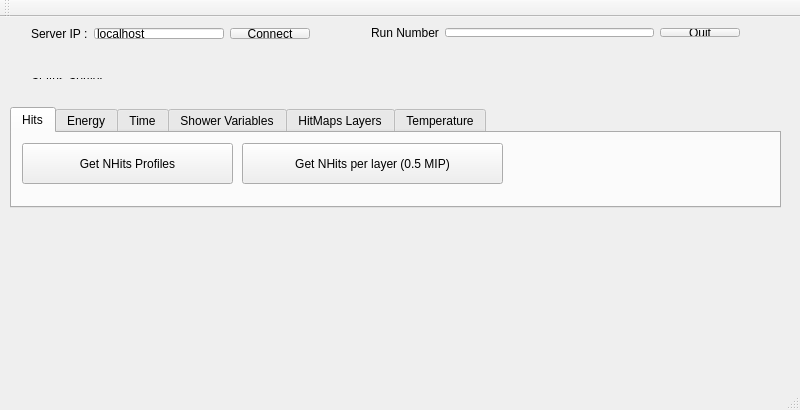
<?xml version="1.0" encoding="UTF-8"?>
<ui version="4.0">
 <class>GUIClient</class>
 <widget class="QMainWindow" name="GUIClient">
  <property name="geometry">
   <rect>
    <x>0</x>
    <y>0</y>
    <width>800</width>
    <height>410</height>
   </rect>
  </property>
  <property name="sizePolicy">
   <sizepolicy hsizetype="Fixed" vsizetype="Fixed">
    <horstretch>0</horstretch>
    <verstretch>0</verstretch>
   </sizepolicy>
  </property>
  <property name="minimumSize">
   <size>
    <width>800</width>
    <height>410</height>
   </size>
  </property>
  <property name="maximumSize">
   <size>
    <width>1375</width>
    <height>410</height>
   </size>
  </property>
  <property name="windowTitle">
   <string>GUIClient</string>
  </property>
  <widget class="QWidget" name="centralWidget">
   <widget class="QTabWidget" name="TabWidget">
    <property name="geometry">
     <rect>
      <x>10</x>
      <y>90</y>
      <width>771</width>
      <height>101</height>
     </rect>
    </property>
    <property name="currentIndex">
     <number>0</number>
    </property>
    <!--widget class="QWidget" name="T0_Tab">
     <attribute name="title">
      <string>T0_Correlation</string>
     </attribute>
     <widget class="QWidget" name="layoutWidget1">
      <property name="geometry">
       <rect>
        <x>10</x>
        <y>0</y>
        <width>621</width>
        <height>61</height>
       </rect>
      </property>
      <layout class="QHBoxLayout" name="T0_layout">
       <item>
        <widget class="QPushButton" name="GetT0_Correlation">
         <property name="text">
          <string>Get T0 Correlation</string>
         </property>
        </widget>
       </item>
       <item>
        <widget class="QPushButton" name="GetT0s_Difference">
         <property name="text">
          <string>Get T0 Difference</string>
         </property>
        </widget>
       </item>
       <item>
        <widget class="QPushButton" name="GetT0s_Sum">
         <property name="text">
          <string>Get T0 Sum</string>
         </property>
        </widget>
       </item>
      </layout>
     </widget>
    </widget-->
    <widget class="QWidget" name="Hist_Tab">
     <attribute name="title">
      <string>Hits</string>
     </attribute>
     <widget class="QPushButton" name="GetHits">
      <property name="geometry">
       <rect>
        <x>10</x>
        <y>10</y>
        <width>211</width>
        <height>41</height>
       </rect>
      </property>
      <property name="text">
       <string>Get NHits Profiles</string>
      </property>
     </widget>
     <widget class="QPushButton" name="GetHits_perLayer">
      <property name="geometry">
       <rect>
        <x>230</x>
        <y>10</y>
        <width>261</width>
        <height>41</height>
       </rect>
      </property>
      <property name="text">
       <string>Get NHits per layer (0.5 MIP)</string>
      </property>
     </widget>
    </widget>
    <widget class="QWidget" name="EnergySum_Tab">
     <attribute name="title">
      <string>Energy</string>
     </attribute>
     <widget class="QPushButton" name="GetEnergySum">
      <property name="geometry">
       <rect>
        <x>30</x>
        <y>10</y>
        <width>181</width>
        <height>41</height>
       </rect>
      </property>
      <property name="text">
       <string>Get Energy Sum</string>
      </property>
     </widget>
     <!--widget class="QPushButton" name="GetEnergyPerLayer">
      <property name="geometry">
       <rect>
        <x>230</x>
        <y>10</y>
        <width>181</width>
        <height>41</height>
       </rect>
      </property>
      <property name="text">
       <string>Get Energy Per Layer</string>
      </property>
     </widget-->
     <widget class="QPushButton" name="GetEnergyPerChannel">
      <property name="geometry">
       <rect>
        <x>230</x>
        <y>10</y>
        <width>181</width>
        <height>41</height>
       </rect>
      </property>
      <property name="text">
       <string>Get Energy Per Channel</string>
      </property>
     </widget>
    <widget class="QPushButton" name="GetRMSPerChannel">
      <property name="geometry">
       <rect>
        <x>430</x>
        <y>10</y>
        <width>181</width>
        <height>41</height>
       </rect>
      </property>
      <property name="text">
       <string>Get RMS Per Channel</string>
      </property>
     </widget>
    </widget>
    <widget class="QWidget" name="HitTime_Tab">
     <attribute name="title">
      <string>Time</string>
     </attribute>
     <widget class="QPushButton" name="GetHitTime">
      <property name="geometry">
       <rect>
        <x>30</x>
        <y>10</y>
        <width>171</width>
        <height>39</height>
       </rect>
      </property>
      <property name="text">
       <string>Get Hit Time</string>
      </property>
     </widget>
    </widget>
    <widget class="QWidget" name="Shower_Tab">
     <attribute name="title">
      <string>Shower Variables</string>
     </attribute>
     <widget class="QWidget" name="layoutWidget2">
      <property name="geometry">
       <rect>
        <x>20</x>
        <y>0</y>
        <width>409</width>
        <height>61</height>
       </rect>
      </property>
      <layout class="QHBoxLayout" name="horizontalLayout">
       <item>
        <widget class="QPushButton" name="GetShower">
         <property name="text">
          <string>Get Shower Variables</string>
         </property>
         <property name="autoDefault">
          <bool>false</bool>
         </property>
         <property name="default">
          <bool>false</bool>
         </property>
         <property name="flat">
          <bool>false</bool>
         </property>
        </widget>
       </item>
       <item>
        <widget class="QPushButton" name="GetShower_others">
         <property name="enabled">
          <bool>false</bool>
         </property>
         <property name="text">
          <string>More plots</string>
         </property>
         <property name="autoDefault">
          <bool>false</bool>
         </property>
         <property name="default">
          <bool>false</bool>
         </property>
         <property name="flat">
          <bool>false</bool>
         </property>
        </widget>
       </item>
      </layout>
     </widget>
    </widget>
    <widget class="QWidget" name="HitMapTab">
     <attribute name="title">
      <string>HitMaps Layers</string>
     </attribute>
     <widget class="QPushButton" name="GetHitMap">
      <property name="geometry">
       <rect>
        <x>20</x>
        <y>10</y>
        <width>161</width>
        <height>41</height>
       </rect>
      </property>
      <property name="text">
       <string>Get HitMaps</string>
      </property>
      <property name="checkable">
       <bool>false</bool>
      </property>
     </widget>
     <widget class="QPushButton" name="GetHitMap_log">
      <property name="geometry">
       <rect>
        <x>220</x>
        <y>10</y>
        <width>161</width>
        <height>41</height>
       </rect>
      </property>
      <property name="text">
       <string>Get HitMaps_log</string>
      </property>
      <property name="checkable">
       <bool>false</bool>
      </property>
     </widget>
     <widget class="QPushButton" name="GetHitMap_Energy">
      <property name="geometry">
       <rect>
        <x>420</x>
        <y>10</y>
        <width>161</width>
        <height>41</height>
       </rect>
      </property>
      <property name="text">
       <string>Get HitMaps_Energy</string>
      </property>
      <property name="checkable">
       <bool>false</bool>
      </property>
     </widget>
    </widget>
    <widget class="QWidget" name="TempTab">
     <attribute name="title">
      <string>Temperature</string>
     </attribute>
     <widget class="QPushButton" name="GetTemp">
      <property name="geometry">
       <rect>
        <x>20</x>
        <y>10</y>
        <width>231</width>
        <height>41</height>
       </rect>
      </property>
      <property name="text">
       <string>Get Temperature Histo</string>
      </property>
     </widget>
    </widget>
   </widget>
   <widget class="QWidget" name="layoutWidget3">
    <property name="geometry">
     <rect>
      <x>20</x>
      <y>50</y>
      <width>351</width>
      <height>23</height>
     </rect>
    </property>
    <layout class="QHBoxLayout" name="LayoutStatusServer">
     <item>
      <widget class="QLabel" name="Label_status">
       <property name="text">
        <string>Status Server :</string>
       </property>
      </widget>
     </item>
     <item>
      <widget class="QLabel" name="Show_status">
       <property name="autoFillBackground">
        <bool>true</bool>
       </property>
       <property name="text">
        <string/>
       </property>
      </widget>
     </item>
    </layout>
   </widget>
   <widget class="QWidget" name="layoutWidget4">
    <property name="geometry">
     <rect>
      <x>20</x>
      <y>0</y>
      <width>301</width>
      <height>33</height>
     </rect>
    </property>
    <layout class="QHBoxLayout" name="ServerIPLayout">
     <item>
      <widget class="QLabel" name="label_server">
       <property name="text">
        <string>Server IP :</string>
       </property>
      </widget>
     </item>
     <item>
      <widget class="QLineEdit" name="Line_IP">
       <property name="text">
        <string>localhost</string>
       </property>
      </widget>
     </item>
     <item>
      <widget class="QPushButton" name="Connect">
       <property name="text">
        <string>Connect</string>
       </property>
      </widget>
     </item>
    </layout>
   </widget>
   <widget class="Logger" name="LoggerWid" native="true">
    <property name="geometry">
     <rect>
      <x>10</x>
      <y>200</y>
      <width>771</width>
      <height>151</height>
     </rect>
    </property>
   </widget>
   <widget class="QWidget" name="layoutWidget5">
    <property name="geometry">
     <rect>
      <x>360</x>
      <y>0</y>
      <width>391</width>
      <height>31</height>
     </rect>
    </property>
    <layout class="QHBoxLayout" name="RunNumbe_layout">
     <item>
      <layout class="QHBoxLayout" name="RunLayout">
       <item>
        <widget class="QLabel" name="Run_Label">
         <property name="text">
          <string>Run Number</string>
         </property>
        </widget>
       </item>
       <item>
        <widget class="QLineEdit" name="RunNumber">
         <property name="readOnly">
          <bool>false</bool>
         </property>
        </widget>
       </item>
      </layout>
     </item>
     <item>
      <widget class="QPushButton" name="Exit">
       <property name="text">
        <string>Quit</string>
       </property>
      </widget>
     </item>
    </layout>
   </widget>
  </widget>
  <widget class="QStatusBar" name="statusBar"/>
  <widget class="QToolBar" name="toolBar">
   <property name="windowTitle">
    <string>toolBar</string>
   </property>
   <attribute name="toolBarArea">
    <enum>TopToolBarArea</enum>
   </attribute>
   <attribute name="toolBarBreak">
    <bool>false</bool>
   </attribute>
  </widget>
 </widget>
 <layoutdefault spacing="6" margin="11"/>
 <customwidgets>
  <customwidget>
   <class>Logger</class>
   <extends>QWidget</extends>
   <header location="global">Logger.h</header>
   <container>1</container>
  </customwidget>
 </customwidgets>
 <resources/>
 <connections/>
</ui>
